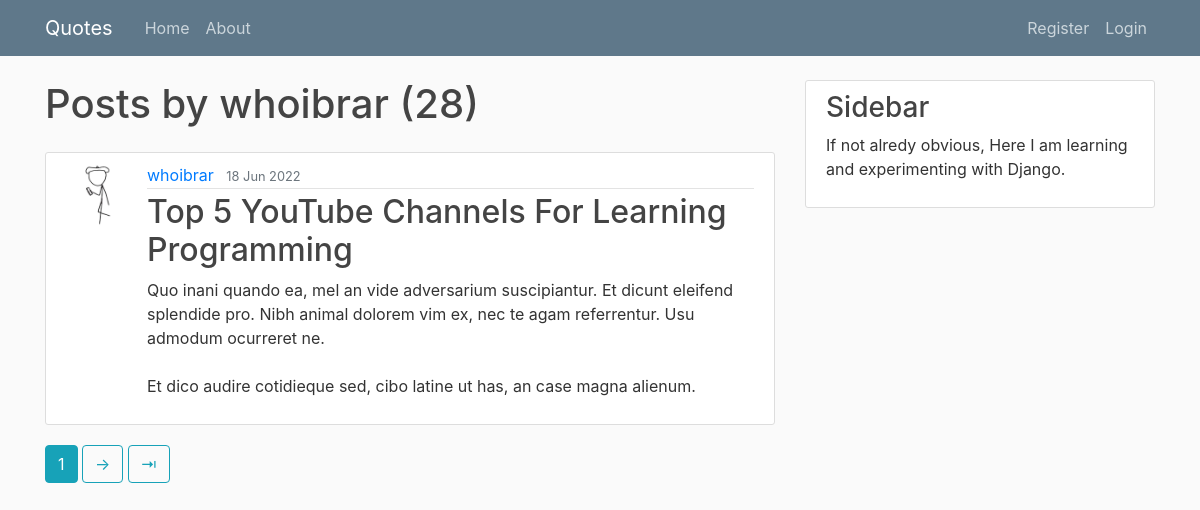
Page /user/whoibrar on the earlier database version.
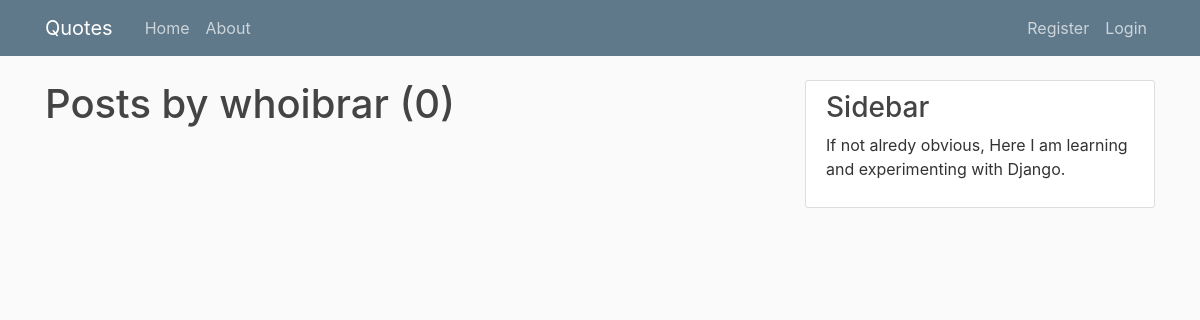
Same page on the later database version.
### blog/models.py (models this page shows, shortened)
class Post(models.Model):
    title = models.CharField(max_length=100)
    content = models.TextField()
    date_posted = models.DateTimeField(default=timezone.now)
    author = models.ForeignKey(User, on_delete=models.CASCADE) #when user is deleted, also delete posts! change this!

### users/models.py (models this page shows, shortened)
class Profile(models.Model):
    user = models.OneToOneField(User, on_delete=models.CASCADE)
    image = models.ImageField(default='default.jpg',upload_to='profile_pics')

### blog/views.py (the view)
# urls.py: path('user/<str:username>', UserPostListView.as_view(),name='user-posts' )
class UserPostListView(ListView):
    model = Post
    template_name = 'blog/user_posts.html'
    context_object_name = 'posts'
    paginate_by = 1
    def get_queryset(self):
        user = get_object_or_404(User, username=self.kwargs.get('username'))
        return Post.objects.filter(author=user).order_by('-date_posted')

### blog/templates/blog/user_posts.html (shortened to what this page needs)
{% extends "blog/base.html" %}
  {% block content %}
  <h1 class="mb-4">Posts by {{view.kwargs.username}} ({{page_obj.paginator.count}})</h1>
  {% for post in posts %}
  <article class="media content-section">
    <img class="rounded-circle article-img"src="{{ post.author.profile.image.url }}" alt="Profile Image of {{post.author}}">
    <div class="media-body">
      <div class="article-metadata">
            <a class="mr-2" href="{% url 'user-posts' post.author.username %}">{{ post.author }}</a>
            <small class="text-muted">{{ post.date_posted|date:"d M Y"}}</small>
          </div>
          <h2><a class="article-title" href="{% url 'post-detail' post.id %}">{{ post.title }}</a></h2>
          <p class="article-content">{{ post.content }}</p>
        </div>
      </article>
    {% endfor %}
    {% if is_paginated %}
      <a class="btn btn-info mb-4" href="?page={{page_obj.number}}">{{page_obj.number}}</a>
      {% if page_obj.has_next %}
      <a class="btn btn-outline-info mb-4" href="?page={{ page_obj.next_page_number}}">&#8594</a>
        {% if page_obj.next_page_number != page_obj.paginator.num_pages %}
        <a class="btn btn-outline-info mb-4" href="?page={{ page_obj.paginator.num_pages}}">&#8677</a>
        {% endif %}
      {% endif %}
    {% endif %}
{% endblock content%}

Differences in the rows shown:
removed Post: author.profile.image (picture), author "whoibrar", date_posted "18 Jun 2022", title "Top 5 YouTube Channels For Learning Programming", content "Quo inani quando ea, mel an vide adversarium suscipiantur. Et dicunt eleifend splendide pro. Nibh animal dolorem vim ex, nec te agam referrentur. Usu admodum ocurreret ne. Et dico audire cotidieque sed, cibo latine ut has, an case magna alienum."
Other differences:
{{ page_obj.paginator.count }}: "28" → "0"
{{ page_obj.number }}: "1" → (not shown)
